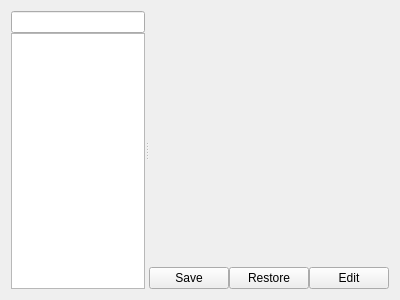
<?xml version="1.0" encoding="UTF-8"?>
<ui version="4.0">
 <class>DDI::Internal::AtcCollectionEditorWidget</class>
 <widget class="QWidget" name="DDI::Internal::AtcCollectionEditorWidget">
  <property name="geometry">
   <rect>
    <x>0</x>
    <y>0</y>
    <width>400</width>
    <height>300</height>
   </rect>
  </property>
  <property name="windowTitle">
   <string>Form</string>
  </property>
  <layout class="QGridLayout" name="gridLayout_2">
   <item row="0" column="0">
    <widget class="QSplitter" name="splitter">
     <property name="orientation">
      <enum>Qt::Horizontal</enum>
     </property>
     <widget class="QWidget" name="layoutWidget">
      <layout class="QVBoxLayout" name="verticalLayout">
       <property name="spacing">
        <number>0</number>
       </property>
       <item>
        <widget class="Utils::QButtonLineEdit" name="search"/>
       </item>
       <item>
        <widget class="QTreeView" name="atcView"/>
       </item>
      </layout>
     </widget>
     <widget class="QWidget" name="layoutWidget">
      <layout class="QGridLayout" name="gridLayout">
       <property name="spacing">
        <number>0</number>
       </property>
       <item row="0" column="0">
        <widget class="DDI::AtcEditorWidget" name="editor" native="true">
         <property name="sizePolicy">
          <sizepolicy hsizetype="Preferred" vsizetype="Expanding">
           <horstretch>0</horstretch>
           <verstretch>0</verstretch>
          </sizepolicy>
         </property>
        </widget>
       </item>
       <item row="1" column="0">
        <layout class="QHBoxLayout" name="horizontalLayout">
         <item>
          <spacer name="horizontalSpacer">
           <property name="orientation">
            <enum>Qt::Horizontal</enum>
           </property>
           <property name="sizeHint" stdset="0">
            <size>
             <width>40</width>
             <height>20</height>
            </size>
           </property>
          </spacer>
         </item>
         <item>
          <widget class="QPushButton" name="save">
           <property name="text">
            <string>Save</string>
           </property>
          </widget>
         </item>
         <item>
          <widget class="QPushButton" name="restore">
           <property name="text">
            <string>Restore</string>
           </property>
          </widget>
         </item>
         <item>
          <widget class="QPushButton" name="edit">
           <property name="text">
            <string>Edit</string>
           </property>
          </widget>
         </item>
        </layout>
       </item>
      </layout>
     </widget>
    </widget>
   </item>
  </layout>
 </widget>
 <customwidgets>
  <customwidget>
   <class>Utils::QButtonLineEdit</class>
   <extends>QLineEdit</extends>
   <header location="global">utils/widgets/qbuttonlineedit.h</header>
  </customwidget>
  <customwidget>
   <class>DDI::AtcEditorWidget</class>
   <extends>QWidget</extends>
   <header location="global">ddiplugin/atc/atceditorwidget.h</header>
   <container>1</container>
  </customwidget>
 </customwidgets>
 <resources/>
 <connections/>
</ui>
